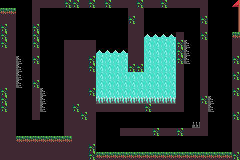

A 2D game scene composited from a Tiled map and its tileset images. What follows is a short description and the map's XML, with every tile layer's data as written:
An orthogonal 30x20 tile map with 8x8 px tiles, 1 tile layer (Level) and 1 object (PLAYER).

<map version="1.10" tiledversion="1.12.2" orientation="orthogonal" renderorder="right-down" width="30" height="20" tilewidth="8" tileheight="8" infinite="0" nextlayerid="3" nextobjectid="2">
 <tileset firstgid="1" source="tileset.tsx" />
 <layer id="1" name="Level" width="30" height="20">
  <data encoding="csv">
0,0,0,0,2,2,2,2,6,6,2,6,2,6,2,2,2,6,2,2,6,2,2,2,2,2,0,0,0,3,
1,1,0,0,2,0,0,0,0,0,0,0,0,0,0,0,2,2,0,0,0,0,0,0,0,2,0,0,0,4,
2,2,0,0,2,0,0,0,0,0,0,0,0,0,0,0,6,2,0,0,0,0,0,0,0,6,0,0,0,4,
6,2,0,0,6,0,0,0,0,0,0,0,0,0,0,0,2,2,0,0,0,0,0,0,0,2,0,0,0,4,
6,2,0,0,6,0,0,0,0,0,0,0,0,0,0,0,2,2,7,7,7,7,2,0,0,6,0,0,0,1,
6,2,0,0,6,0,0,0,2,2,2,2,0,0,0,0,2,2,8,8,8,8,6,12,0,2,0,0,0,2,
2,2,0,0,2,0,0,0,2,2,2,2,7,7,7,7,2,2,8,8,8,8,6,12,0,2,0,0,0,2,
2,2,12,0,6,0,0,0,2,2,2,6,8,8,8,8,2,2,8,8,8,8,6,12,0,2,0,0,0,6,
2,2,12,0,2,0,0,0,2,2,2,6,8,8,8,8,6,6,8,8,8,8,2,0,0,2,0,0,0,2,
2,2,12,0,2,0,0,0,2,2,2,2,8,8,8,8,8,8,8,8,8,8,2,0,0,2,0,0,0,6,
2,2,12,0,6,0,0,0,2,2,2,2,8,8,8,8,8,8,8,8,8,8,2,0,0,2,0,0,0,2,
6,2,0,0,2,12,0,0,2,2,2,6,8,8,8,8,8,8,8,8,8,8,2,0,0,2,0,0,0,6,
6,2,0,0,2,12,0,0,2,2,2,2,11,11,11,11,11,11,11,11,11,11,2,0,0,6,12,0,0,2,
6,2,0,0,2,12,0,0,2,6,2,2,2,2,2,2,2,2,6,2,2,2,2,0,0,2,12,0,0,2,
2,2,0,0,2,0,0,0,2,2,6,2,0,0,0,0,0,0,0,0,0,0,0,0,0,2,0,0,0,6,
2,2,0,0,0,0,0,0,2,2,2,2,0,0,0,0,0,0,0,0,0,0,0,0,5,2,0,0,0,2,
2,2,0,0,0,0,0,0,2,2,2,2,0,0,0,2,2,2,2,6,2,2,6,2,2,2,0,0,0,2,
2,2,1,1,1,1,1,1,1,2,2,2,0,0,0,0,0,0,0,0,0,0,0,0,0,0,0,0,0,2,
2,2,2,2,2,2,2,2,2,2,2,6,0,0,0,0,0,0,0,0,0,0,0,0,0,0,0,0,0,2,
2,2,2,2,2,2,2,2,2,2,2,6,1,1,1,1,1,1,1,1,1,1,1,1,1,1,1,1,1,6
</data>
 </layer>
 <objectgroup id="2" name="Objects">
  <object id="1" name="PLAYER" x="23.3336" y="126.989">
   <point />
  </object>
 </objectgroup>
</map>
